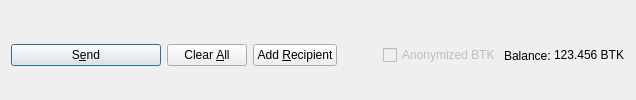
         <widget class="QFrame" name="frame_Send">
          <layout class="QHBoxLayout" name="horizontalLayout">
           <property name="bottomMargin">
            <number>0</number>
           </property>
           <item>
            <widget class="QPushButton" name="sendButton">
             <property name="minimumSize">
              <size>
               <width>150</width>
               <height>0</height>
              </size>
             </property>
             <property name="toolTip">
              <string>Confirm the send action</string>
             </property>
             <property name="text">
              <string>S&amp;end</string>
             </property>
             <property name="icon">
              <iconset resource="../btk.qrc">
               <normaloff>:/icons/send</normaloff>:/icons/send</iconset>
             </property>
             <property name="autoDefault">
              <bool>false</bool>
             </property>
             <property name="default">
              <bool>true</bool>
             </property>
            </widget>
           </item>
           <item>
            <widget class="QPushButton" name="clearButton">
             <property name="sizePolicy">
              <sizepolicy hsizetype="Minimum" vsizetype="Fixed">
               <horstretch>0</horstretch>
               <verstretch>0</verstretch>
              </sizepolicy>
             </property>
             <property name="toolTip">
              <string>Clear all fields of the form.</string>
             </property>
             <property name="text">
              <string>Clear &amp;All</string>
             </property>
             <property name="icon">
              <iconset resource="../btk.qrc">
               <normaloff>:/icons/remove</normaloff>:/icons/remove</iconset>
             </property>
             <property name="autoDefault">
              <bool>false</bool>
             </property>
            </widget>
           </item>
           <item>
            <widget class="QPushButton" name="addButton">
             <property name="toolTip">
              <string>Send to multiple recipients at once</string>
             </property>
             <property name="text">
              <string>Add &amp;Recipient</string>
             </property>
             <property name="icon">
              <iconset resource="../btk.qrc">
               <normaloff>:/icons/add</normaloff>:/icons/add</iconset>
             </property>
             <property name="autoDefault">
              <bool>false</bool>
             </property>
            </widget>
           </item>
           <item>
            <spacer name="horizontalSpacer">
             <property name="orientation">
              <enum>Qt::Horizontal</enum>
             </property>
             <property name="sizeHint" stdset="0">
              <size>
               <width>40</width>
               <height>20</height>
              </size>
             </property>
            </spacer>
           </item>
           <item>
            <layout class="QHBoxLayout" name="horizontalLayout_2">
             <property name="spacing">
              <number>3</number>
             </property>
             <item>
              <widget class="QCheckBox" name="checkzBTK">
               <property name="enabled">
                <bool>false</bool>
               </property>
               <property name="text">
                <string>Anonymized BTK</string>
               </property>
              </widget>
             </item>
             <item>
              <widget class="QLabel" name="label">
               <property name="text">
                <string>Balance:</string>
               </property>
              </widget>
             </item>
             <item>
              <widget class="QLabel" name="labelBalance">
               <property name="sizePolicy">
                <sizepolicy hsizetype="Preferred" vsizetype="Fixed">
                 <horstretch>0</horstretch>
                 <verstretch>0</verstretch>
                </sizepolicy>
               </property>
               <property name="cursor">
                <cursorShape>IBeamCursor</cursorShape>
               </property>
               <property name="text">
                <string notr="true">123.456 BTK</string>
               </property>
               <property name="textInteractionFlags">
                <set>Qt::LinksAccessibleByMouse|Qt::TextSelectableByKeyboard|Qt::TextSelectableByMouse</set>
               </property>
              </widget>
             </item>
            </layout>
           </item>
          </layout>
         </widget>
